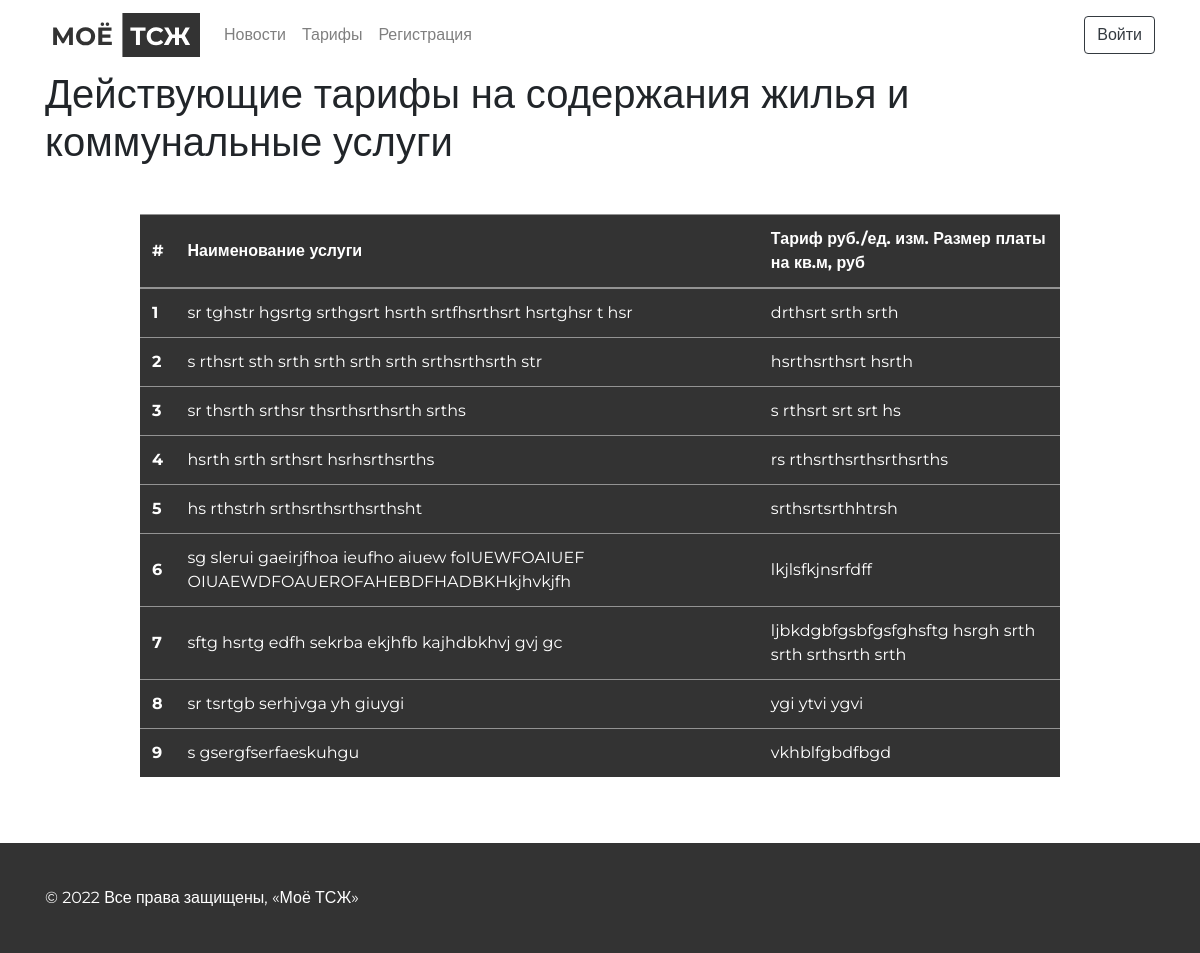
Screenshot of /reference/tariff/ with the database file from the repository.
### reference/models.py (models this page shows, shortened)
class Tariff(models.Model):
    name = models.CharField(max_length=255, verbose_name=_("Наименование услуги"))
    value = models.CharField(max_length=255, verbose_name=_("Значение"))
    class Meta:
        verbose_name = _("Тариф")
        verbose_name_plural = _("Тарифы")

### reference/views.py (the view)
# urls.py: path("tariff/", TariffListView.as_view(), name="tariff"),
class TariffListView(ListView):
    model = Tariff
    template_name = "pages/tariff.html"

### templates/pages/tariff.html (shortened to what this page needs)
{% extends 'base.html' %}
{% load static %}
{% block header %}
  {% include 'include/header.html' %}
{% endblock header %}
{% block content %}
  <section class="tariff">
    <div class="container">
      <div class="row">
        <div class="col-12 mb-5">
          <h1>
            Действующие тарифы на содержания жилья и коммунальные услуги
          </h1>
        </div>
        <div class="col-10 offset-1">
          <table class="table table-dark">
            <thead>
              <tr >
                <th scope="col" style="vertical-align: middle;">#</th>
                <th scope="col" style="vertical-align: middle;">Наименование услуги</th>
                <th scope="col" style="vertical-align: middle;">Тариф руб./ед. изм. Размер платы на кв.м, руб</th>
              </tr>
            </thead>
            <tbody>
              {% for object in object_list %}
                <tr>
                  <th scope="row" style="vertical-align: middle;">{{ forloop.counter }}</th>
                  <td style="vertical-align: middle;">{{object.name}}</td>
                  <td style="vertical-align: middle;">{{object.value}}</td>
                </tr>
              {% endfor %}
            </tbody>
          </table>
        </div>
      </div>
    </div>
  </section>
{% endblock content %}
{% block footer %}
  {% include 'include/footer.html' %}
{% endblock footer %}

### static/css/main.css (style rules this page uses)
body { font-family: 'Montserrat', sans-serif; font-weight: 400; font-size: 16px; }
.account, .index, .registration, .news-detail, .news-list, .meter-readings, .tariff, .survey-list, .survey-detail, .calling-wizard { padding-top: 70px; }
.bg-dark, .table-dark { background-color: #333 !important; }
.table-dark td, .table-dark th, .table-dark thead th { border-color: rgba(255, 255, 255, 0.47) !important; }
*, *::before, *::after { box-sizing: border-box; }
body, h1, h2, h3, h4, p, ul[class], ol[class], li, figure, figcaption, blockquote, dl, dd { margin: 0; }
body { min-height: 100vh; scroll-behavior: smooth; text-rendering: optimizeSpeed; line-height: 1.5; }

### rows the page displays
Tariff: name "sr tghstr hgsrtg srthgsrt hsrth srtfhsrthsrt hsrtghsr t hsr", value "drthsrt srth srth"
Tariff: name "s rthsrt sth srth srth srth srth srthsrthsrth str", value "hsrthsrthsrt hsrth"
Tariff: name "sr thsrth srthsr thsrthsrthsrth srths", value "s rthsrt srt srt hs"
Tariff: name "hsrth srth srthsrt hsrhsrthsrths", value "rs rthsrthsrthsrthsrths"
Tariff: name "hs rthstrh srthsrthsrthsrthsht", value "srthsrtsrthhtrsh"
Tariff: name "sg slerui gaeirjfhoa ieufho aiuew foIUEWFOAIUEF OIUAEWDFOAUEROFAHEBDFHADBKHkjhvkjfh", value "lkjlsfkjnsrfdff"
Tariff: name "sftg hsrtg edfh sekrba ekjhfb kajhdbkhvj gvj gc", value "ljbkdgbfgsbfgsfghsftg hsrgh srth srth srthsrth srth"
Tariff: name "sr tsrtgb serhjvga yh giuygi", value "ygi ytvi ygvi"
Tariff: name "s gsergfserfaeskuhgu", value "vkhblfgbdfbgd"
